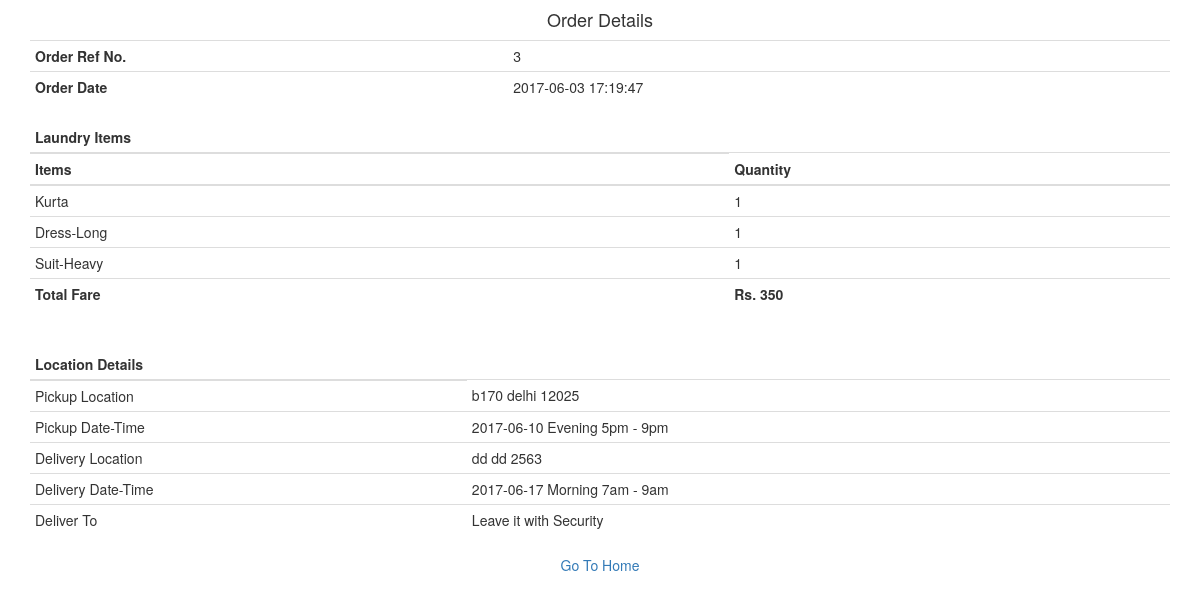
Page /myorders/order/3 (signed in) on the committed database.
### Order/models.py (models this page shows, shortened)
class OrderInfo(models.Model):
    pickup_date = models.CharField(max_length=100,null=True)
    pickup_time = models.CharField(max_length=100,null=True)
    pickup_add = models.CharField(max_length=100,null=True)
    pickup_city = models.CharField(max_length=100,null=True)
    pickup_pin = models.CharField(max_length=100,null=True)
    del_date = models.CharField(max_length=100,null=True)
    del_time = models.CharField(max_length=100,null=True)
    del_add = models.CharField(max_length=100,null=True)
    del_city = models.CharField(max_length=100,null=True)
    del_pin = models.CharField(max_length=100,null=True)
    del_option = models.ForeignKey(DeliverTo, on_delete=models.CASCADE, null=True)
    total_fare = models.IntegerField(null=True)

class OrderPlaced(models.Model):
    user_id = models.ForeignKey(User, on_delete=models.CASCADE)
    order_info_id = models.ForeignKey(OrderInfo, on_delete=models.CASCADE)
    order_date = models.CharField(max_length=100, null=True)

class OrderItems(models.Model):
    order_info_id = models.ForeignKey(OrderInfo, on_delete=models.CASCADE)
    items = models.ForeignKey(Items, on_delete=models.CASCADE)
    quantity = models.CharField(max_length=10, null=True)

class Items(models.Model):
    category_id = models.ForeignKey(Category, on_delete=models.CASCADE)
    type = models.CharField(max_length=50)
    rate = models.IntegerField()

class DeliverTo(models.Model):
    options = models.CharField(max_length=100)
    def __str__(self):
        return (self.options)

### Order/views.py (the view)
# urls.py: url(r'^myorders/order/(?P<pk>[0-9]+)', views.orderdisplay, name='orderdisplay'),
def orderdisplay(request, pk):
    if request.user.is_authenticated():
        orderplaced = OrderPlaced.objects.get(order_info_id=pk)
        if(request.user == orderplaced.user_id):
            order_info = OrderInfo.objects.get(pk=pk)
            items_ordered = OrderItems.objects.filter(order_info_id=pk)
            return render(request, 'Order/placed_order.html', {'order_info': order_info, 'items': items_ordered,
                                                               'date': orderplaced.order_date})
        else:
            return HttpResponse("Order Not Found!")
    else:
        return render(request, 'Order/login.html', {})

### Order/templates/Order/placed_order.html
{% extends 'user/base.html' %}
{% block body %}
<div class="container text-center">
<h4>Order Details</h4>
<table class="table table-condensed text-left">
    <tbody>
        <tr>
            <td><b>Order Ref No.</b></td>
            <td>{{ order_info.id }}</td>
        </tr>
        <tr>
            <td><b>Order Date</b></td>
            <td>{{ date }}</td>
        </tr>
    </tbody>
</table>
<table class="table table-condensed text-left">
    <thead>
    <tr>
        <th>
            Laundry Items
        </th>
    </tr>
    </thead>
    <thead>
      <tr>
        <th>Items</th>
        <th>Quantity</th>
      </tr>
    </thead>
    <tbody>
    {% for x in items %}
      <tr>
        <td>{{ x.items.type }}</td>
        <td>{{ x.quantity }}</td>
      </tr>
    {% endfor %}
        <tr>
        <td><b>Total Fare</b></td>
        <td><b>Rs. {{ order_info.total_fare }}</b></td>
        </tr>
    </tbody>
</table>
<br>
<table class="table table-condensed text-left">
    <thead>
    <tr>
        <th>
            Location Details
        </th>
    </tr>
    </thead>
    <tbody>
    <tr>
        <td>Pickup Location</td>
        <td>{{ order_info.pickup_add }} {{ order_info.pickup_city }} {{ order_info.pickup_pin }}</td>
    </tr>
    <tr>
        <td>Pickup Date-Time</td>
        <td>{{ order_info.pickup_date }} {{ order_info.pickup_time }} </td>
    </tr>
    <tr>
        <td>Delivery Location</td>
        <td>{{ order_info.del_add }} {{ order_info.del_city }} {{ order_info.del_pin }}</td>
    </tr>
    <tr>
        <td>Delivery Date-Time</td>
        <td>{{ order_info.del_date }} {{ order_info.del_time }} </td>
    </tr>
    <tr>
        <td>Deliver To</td>
        <td>{{ order_info.del_option }} </td>
    </tr>
   </tbody>
</table>
<a href="{% url 'order:home' %}">Go To Home</a>
</div>
{% endblock %}

### rows in the picture
OrderInfo: id "3", total_fare "350", pickup_add "b170", pickup_city "delhi", pickup_pin "12025", pickup_date "2017-06-10", pickup_time "Evening 5pm - 9pm", del_add "dd", del_city "dd", del_pin "2563", del_date "2017-06-17", del_time "Morning 7am - 9am", del_option "Leave it with Security"
OrderPlaced: order_date "2017-06-03 17:19:47"
OrderItems: items.type "Kurta", quantity "1"
OrderItems: items.type "Dress-Long", quantity "1"
OrderItems: items.type "Suit-Heavy", quantity "1"
